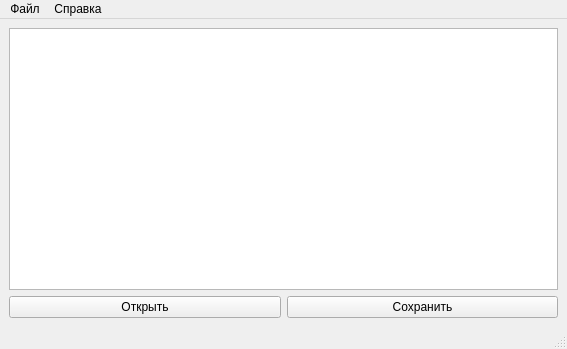
<?xml version="1.0" encoding="UTF-8"?>
<ui version="4.0">
 <class>MainWindow</class>
 <widget class="QMainWindow" name="MainWindow">
  <property name="geometry">
   <rect>
    <x>0</x>
    <y>0</y>
    <width>567</width>
    <height>349</height>
   </rect>
  </property>
  <property name="windowTitle">
   <string>Текстовый редактор 6.0</string>
  </property>
  <widget class="QWidget" name="centralwidget">
   <layout class="QGridLayout" name="gridLayout">
    <item row="1" column="0">
     <layout class="QHBoxLayout" name="horizontalLayout">
      <item>
       <widget class="QPushButton" name="pushButton">
        <property name="text">
         <string>Открыть</string>
        </property>
       </widget>
      </item>
      <item>
       <widget class="QPushButton" name="pushButton_2">
        <property name="text">
         <string>Сохранить</string>
        </property>
       </widget>
      </item>
     </layout>
    </item>
    <item row="0" column="0">
     <widget class="QPlainTextEdit" name="plainTextEdit"/>
    </item>
   </layout>
  </widget>
  <widget class="QMenuBar" name="menubar">
   <property name="geometry">
    <rect>
     <x>0</x>
     <y>0</y>
     <width>567</width>
     <height>21</height>
    </rect>
   </property>
   <widget class="QMenu" name="menu">
    <property name="title">
     <string>Файл</string>
    </property>
    <addaction name="action"/>
    <addaction name="action_2"/>
    <addaction name="action_5"/>
    <addaction name="separator"/>
    <addaction name="separator"/>
    <addaction name="action_3"/>
   </widget>
   <widget class="QMenu" name="menu_2">
    <property name="title">
     <string>Справка</string>
    </property>
    <widget class="QMenu" name="menu_3">
     <property name="title">
      <string>Язык</string>
     </property>
     <addaction name="action_6"/>
     <addaction name="action_7"/>
    </widget>
    <widget class="QMenu" name="menu_4">
     <property name="title">
      <string>Тема</string>
     </property>
     <addaction name="action_8"/>
     <addaction name="action_9"/>
    </widget>
    <addaction name="action_4"/>
    <addaction name="menu_3"/>
    <addaction name="menu_4"/>
   </widget>
   <addaction name="menu"/>
   <addaction name="menu_2"/>
  </widget>
  <widget class="QStatusBar" name="statusbar"/>
  <action name="action">
   <property name="checkable">
    <bool>true</bool>
   </property>
   <property name="icon">
    <iconset resource="resourse.qrc">
     <normaloff>:/res/img/open.png</normaloff>:/res/img/open.png</iconset>
   </property>
   <property name="text">
    <string>Открыть</string>
   </property>
   <property name="shortcut">
    <string>Ctrl+O</string>
   </property>
  </action>
  <action name="action_2">
   <property name="checkable">
    <bool>true</bool>
   </property>
   <property name="icon">
    <iconset resource="resourse.qrc">
     <normaloff>:/res/img/save.png</normaloff>:/res/img/save.png</iconset>
   </property>
   <property name="text">
    <string>Сохранить</string>
   </property>
   <property name="shortcut">
    <string>Ctrl+S</string>
   </property>
  </action>
  <action name="action_3">
   <property name="checkable">
    <bool>true</bool>
   </property>
   <property name="icon">
    <iconset resource="resourse.qrc">
     <normaloff>:/res/img/exit.png</normaloff>:/res/img/exit.png</iconset>
   </property>
   <property name="text">
    <string>Выход</string>
   </property>
   <property name="shortcut">
    <string>Ctrl+Q</string>
   </property>
  </action>
  <action name="action_4">
   <property name="checkable">
    <bool>true</bool>
   </property>
   <property name="icon">
    <iconset resource="resourse.qrc">
     <normaloff>:/res/img/info.png</normaloff>:/res/img/info.png</iconset>
   </property>
   <property name="text">
    <string>О программе</string>
   </property>
  </action>
  <action name="action_6">
   <property name="text">
    <string>Русский</string>
   </property>
  </action>
  <action name="action_7">
   <property name="text">
    <string>Английский</string>
   </property>
  </action>
  <action name="action_8">
   <property name="text">
    <string>Светлая</string>
   </property>
  </action>
  <action name="action_9">
   <property name="text">
    <string>Тёмная</string>
   </property>
  </action>
  <action name="action_5">
   <property name="icon">
    <iconset resource="resourse.qrc">
     <normaloff>:/res/img/print.png</normaloff>:/res/img/print.png</iconset>
   </property>
   <property name="text">
    <string>Печать</string>
   </property>
   <property name="shortcut">
    <string>Ctrl+P</string>
   </property>
  </action>
 </widget>
 <resources>
  <include location="resourse.qrc"/>
 </resources>
 <connections/>
</ui>
